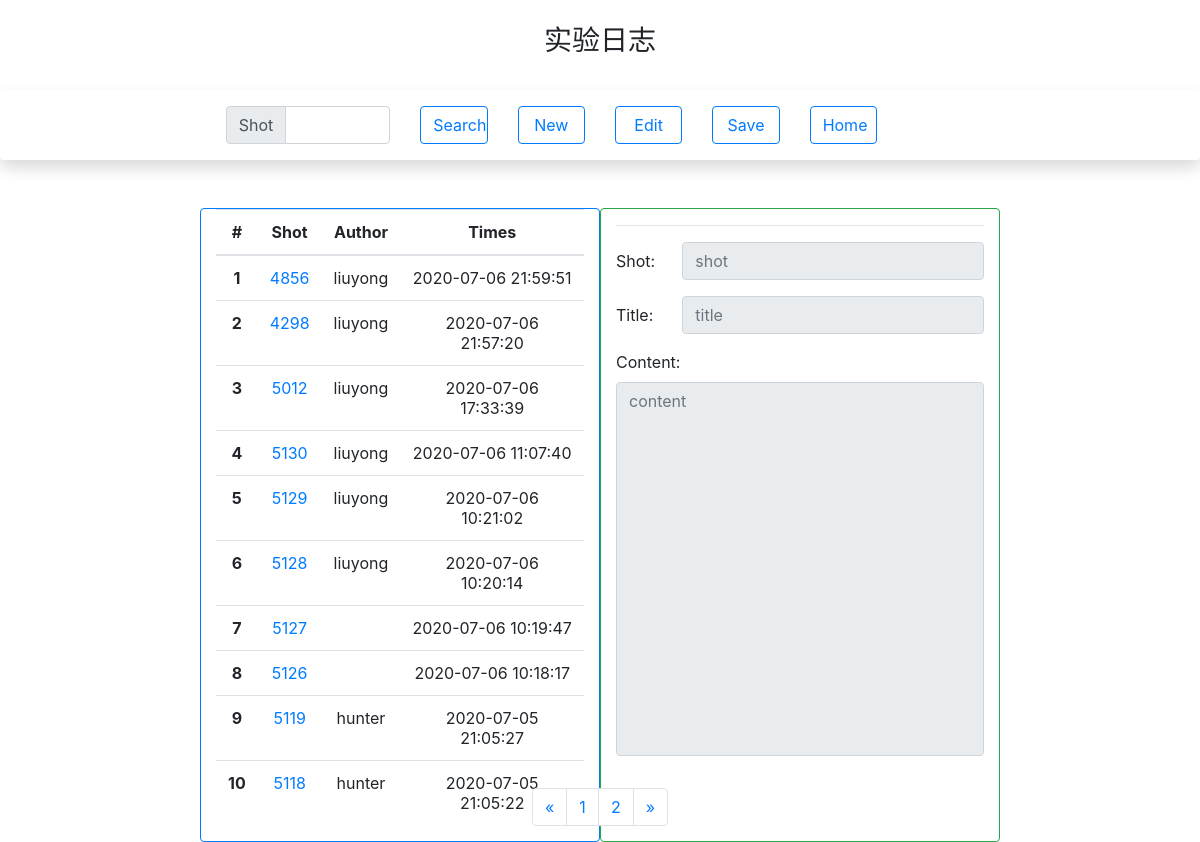
Page /log/ (signed in) on the earlier database version.
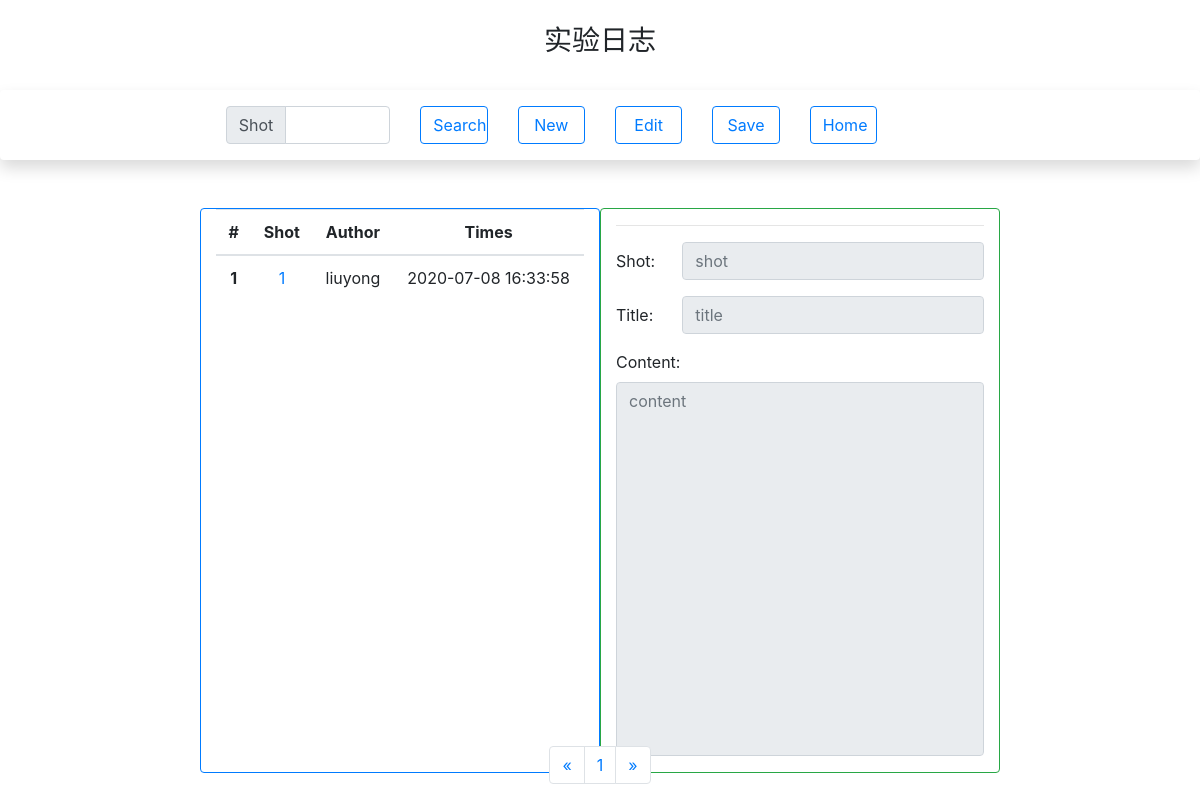
Same page on the later database version.
### LOGSYS/models.py (models this page shows, shortened)
class Explog(models.Model):
    shot = models.IntegerField(primary_key=True,null=False)
    title = models.CharField(max_length=100,null=False)
    content = models.TextField()
    author = models.CharField(max_length=40)
    edit_time = models.DateTimeField(auto_now=True)

### LOGSYS/views.py (the view)
# urls.py: path("", LogList.as_view(), name="mylog"),
class LogList(ListView):
    model = Explog
    template_name ="LOGSYS/LOG.html"
    paginate_by = 10
    context_object_name = "logs"
    ordering = "shot"
    page_kwarg = "page"
    def get_context_data(self, *, object_list=None, **kwargs):
        context=super(LogList,self).get_context_data(**kwargs)
        return context
    def get_queryset(self):
        return Explog.objects.all().order_by("-edit_time")
    @method_decorator(login_required(login_url="../login"))
    def dispatch(self, request, *args, **kwargs):
        return super(LogList,self).dispatch(request, *args, **kwargs)

### LOGSYS/templates/LOGSYS/LOG.html (shortened to what this page needs)
<html>
    <head>
        {% load static %}
        <link rel="stylesheet" href="{% static "LOGSYS/bootstrap.min.css" %}">
        <link rel="stylesheet" href="{% static "LOGSYS/bootstrap.min.css" %}">
    </head>
    <body>
        <div class="container-fluid">
            <br>
            <div class="row">
                <div class="col-md-12">
                    <h3 id="title" class="text-center">
                        实验日志
                    </h3>
                </div>
            </div>
            <br>
            <div class="row shadow p-3 mb-5 bg-white rounded">
                <div class="col-md-2"></div>
                <div class="col-md-2">
                     <div class="input-group">
                         <div class="input-group-prepend">
                             <span class="input-group-text" id="label-shot">Shot</span>
                         </div>
                         <input type="number" name="inputShot" class="form-control inputShot" id="inputShot" value="" aria-describedby="label-shot"/>
                     </div>
                </div>
                <div class="col-md-1">
                    <button type="button" id="Search" class="btn btn-outline-primary Submit" style="width: 100%">Search</button>
                </div>
                <div class="col-md-1">
                     <button type="button" id="New" class="btn btn-outline-primary Submit" style="width: 100%">New</button>
                </div>
                <div class="col-md-1">
                     <button type="button" id="Edit" class="btn btn-outline-primary Submit" style="width: 100%">Edit</button>
                </div>
                <div class="col-md-1">
                    <button type="button" id="Save" class="btn btn-outline-primary Submit" style="width: 100%">Save</button>
                </div>
                <div class="col-md-1">
                    <button type="button" id="home" class="btn btn-outline-primary Submit" style="width: 100%">Home</button>
                </div>
            </div>
            <div class="row" >
                <div class="col-md-2"></div>
                <div class="col-md-4 border border-primary rounded">
                    <table class="table">
                        <thead>
                            <tr class="text-center">
                                <th scope="col">#</th>
                                <th scope="col">Shot</th>
                                <th scope="col">Author</th>
                                <th scope="col">Times</th>
                            </tr>
                        </thead>
                        <tbody>
                        {% for log in logs %}
                            <tr class="text-center">
                                <th scope="row">{{ forloop.counter }}</th>
                                <td><a href="detail/{{ log.shot }}" onclick="return false">{{ log.shot }}</a></td>
                                <td>{{ log.author }}</td>
                                <td>{{ log.edit_time|date:"Y-m-d H:i:s"}}</td>
                            </tr>
                        {% endfor %}
                          </tbody>
                    </table>
                    <ul class="pagination justify-content-center fixed-bottom">
                        <li class="page-item">
                            <a class="page-link" href="?page=1" aria-label="Previous">
                                <span aria-hidden="true">&laquo;</span>
                            </a>
                        </li>
                        <li class="page-item"><a class="page-link" href="?page={{ page_obj.number }}">{{ page_obj.number }}</a></li>
                        {% if page_obj.has_next %}
                            <li class="page-item"><a class="page-link" href="?page={{ page_obj.next_page_number }}">{{ page_obj.next_page_number }}</a></li>
                        {% endif %}
                        <li class="page-item">
                            <a class="page-link" href="?page={{ paginator.num_pages }}" aria-label="Next">
                                <span aria-hidden="true">&raquo;</span>
                             </a>
                        </li>
                    </ul>
                </div>
                <div class="col-md-4 border border-success rounded" >
                    <hr>
                    <form>
                        <div class="form-group row">
                            <label for="shot" class="col-sm-2 col-form-label">Shot:</label>
                            <div class="col-sm-10">
                                <input type="number" class="form-control" id="shot" placeholder="shot">
                            </div>
                        </div>
                        <div class="form-group row">
                            <label for="logtitle" class="col-sm-2 col-form-label">Title:</label>
                            <div class="col-sm-10">
                                <input type="text" class="form-control" id="logtitle" placeholder="title">
                            </div>
                        </div>
                         <div class="form-group">
                             <label for="content">Content:</label>
                             <textarea class="form-control" id="content" rows="15" placeholder="content" style="resize: none"></textarea>
                         </div>
                    </form>
                </div>
                <div class="col-md-2" ></div>
            </div>
        </div>
    </body>
</html>

Differences in the rows shown:
removed Explog: shot "4856", author "liuyong", edit_time "2020-07-06 21:59:51"
removed Explog: shot "4298", author "liuyong", edit_time "2020-07-06 21:57:20"
removed Explog: shot "5012", author "liuyong", edit_time "2020-07-06 17:33:39"
removed Explog: shot "5130", author "liuyong", edit_time "2020-07-06 11:07:40"
removed Explog: shot "5129", author "liuyong", edit_time "2020-07-06 10:21:02"
removed Explog: shot "5128", author "liuyong", edit_time "2020-07-06 10:20:14"
removed Explog: shot "5127", edit_time "2020-07-06 10:19:47"
removed Explog: shot "5126", edit_time "2020-07-06 10:18:17"
removed Explog: shot "5119", author "hunter", edit_time "2020-07-05 21:05:27"
removed Explog: shot "5118", author "hunter", edit_time "2020-07-05 21:05:22"
added Explog: shot "1", author "liuyong", edit_time "2020-07-08 16:33:58"
Other differences:
{{ page_obj.next_page_number }}: "2" → (not shown)
